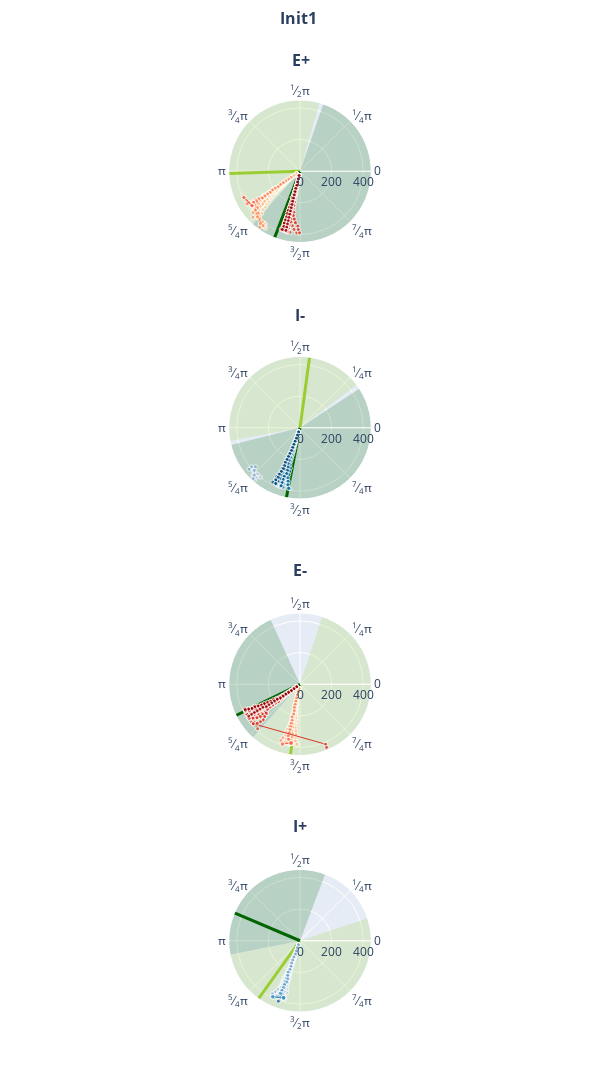

This figure's notebook cell:
### Code cell
duration = 500.
dt=0.1

filehandler = open("results_min_w2.pickle","rb")
results_min_w2 = pickle.load(filehandler)
filehandler.close()

#filehandler = open("results_peak_w2.pickle","rb")
#results_peak_w2 = pickle.load(filehandler)
#filehandler.close()

for i_w in range(len(results_min_w2["w2"])):
    if i_w != 1:
        continue
    ops_plotall(results_min_w2["control"][i_w], 0.02, duration, dt, 400., results_min_w2["filename"][i_w], savepath)
    ops_plotsubset(results_min_w2["state"][i_w], results_min_w2["control"][i_w], 0.4, 0.02, duration, dt, 400., 
                results_min_w2["filename"][i_w], savepath_subset)
    #ops_plotall(results_peak_w2["control"][i_w], 0.25, duration, dt, 400., results_peak_w2["filename"][i_w], savepath)

ops_plot_acp_inits(results_min_w2, None, period, 0.005, dt, "plot1_w2", savepath)
ops_plot_timing_inits_L2(results_min_w2, None, dt, [0,450], 200., "plot2_w2", savepath)
